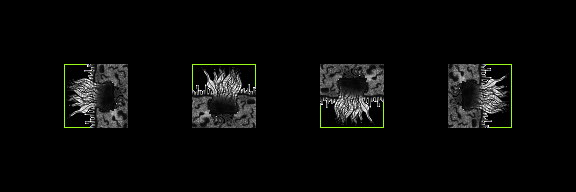

This is a level from a 2D game, rendered from its Tiled map with the project's own tilesets. A one-line summary and the map file follow, with tile-layer data summarised:
An orthogonal 9x3 tile map with 64x64 px tiles, 3 tile layers (regions, input_Tiles, output10_Decorations), 10 hidden layers not drawn, 2 tilesets.

<map version="1.0" orientation="orthogonal" renderorder="right-up" width="9" height="3" tilewidth="64" tileheight="64" nextobjectid="1">
 <properties>
  <property name="AutomappingRadius" value="3" />
  <property name="NoOverlappingRules" value="True" />
 </properties>
 <tileset firstgid="1" source="Tiles.tsx" />
 <tileset firstgid="51" source="Decorations.tsx" />
 <layer name="regions" width="9" height="3">
  <data>[27 cells, 4 non-empty, 1 distinct tile ids]</data>
 </layer>
 <layer name="input_Tiles" width="9" height="3">
  <data>[27 cells, 4 non-empty, 4 distinct tile ids]</data>
 </layer>
 <layer name="output1_Decorations" width="9" height="3" visible="0">
  <data>[27 cells, 0 non-empty, 0 distinct tile ids]</data>
 </layer>
 <layer name="output2_Decorations" width="9" height="3" visible="0">
  <data>[27 cells, 0 non-empty, 0 distinct tile ids]</data>
 </layer>
 <layer name="output3_Decorations" width="9" height="3" visible="0">
  <data>[27 cells, 0 non-empty, 0 distinct tile ids]</data>
 </layer>
 <layer name="output4_Decorations" width="9" height="3" visible="0">
  <data>[27 cells, 0 non-empty, 0 distinct tile ids]</data>
 </layer>
 <layer name="output5_Decorations" width="9" height="3" visible="0">
  <data>[27 cells, 0 non-empty, 0 distinct tile ids]</data>
 </layer>
 <layer name="output6_Decorations" width="9" height="3" visible="0">
  <data>[27 cells, 0 non-empty, 0 distinct tile ids]</data>
 </layer>
 <layer name="output7_Decorations" width="9" height="3" visible="0">
  <data>[27 cells, 0 non-empty, 0 distinct tile ids]</data>
 </layer>
 <layer name="output8_Decorations" width="9" height="3" visible="0">
  <data>[27 cells, 0 non-empty, 0 distinct tile ids]</data>
 </layer>
 <layer name="output9_Decorations" width="9" height="3" visible="0">
  <data>[27 cells, 0 non-empty, 0 distinct tile ids]</data>
 </layer>
 <layer name="output11_Decorations" width="9" height="3" visible="0">
  <data>[27 cells, 0 non-empty, 0 distinct tile ids]</data>
 </layer>
 <layer name="output10_Decorations" width="9" height="3">
  <data>[27 cells, 4 non-empty, 4 distinct tile ids]</data>
 </layer>
</map>
